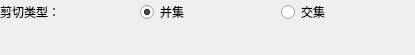
<ui version="4.0">
 <class>qMRMLClipNodeWidget</class>
 <widget class="qMRMLWidget" name="qMRMLClipNodeWidget">
  <property name="geometry">
   <rect>
    <x>0</x>
    <y>0</y>
    <width>415</width>
    <height>55</height>
   </rect>
  </property>
  <property name="windowTitle">
   <string>剪切</string>
  </property>
  <layout class="QGridLayout" name="gridLayout">
   <property name="leftMargin">
    <number>0</number>
   </property>
   <property name="topMargin">
    <number>0</number>
   </property>
   <property name="rightMargin">
    <number>0</number>
   </property>
   <property name="bottomMargin">
    <number>0</number>
   </property>
   <item row="0" column="2">
    <widget class="QRadioButton" name="IntersectionRadioButton">
     <property name="toolTip">
      <string>使用由切片平面定义的正空间和/或负空间的交集来剪切模型。</string>
     </property>
     <property name="text">
      <string>交集</string>
     </property>
     <property name="icon">
      <iconset resource="../qMRMLWidgets.qrc">
       <normaloff>:/Icons/ClippingIntersection.png</normaloff>:/Icons/ClippingIntersection.png</iconset>
     </property>
    </widget>
   </item>
   <item row="0" column="1">
    <widget class="QRadioButton" name="UnionRadioButton">
     <property name="toolTip">
      <string>使用由切片平面定义的正空间和/或负空间的并集来剪切模型。</string>
     </property>
     <property name="text">
      <string>并集</string>
     </property>
     <property name="icon">
      <iconset resource="../qMRMLWidgets.qrc">
       <normaloff>:/Icons/ClippingUnion.png</normaloff>:/Icons/ClippingUnion.png</iconset>
     </property>
     <property name="checked">
      <bool>true</bool>
     </property>
    </widget>
   </item>
   <item row="0" column="0">
    <widget class="QLabel" name="ClippingTypeLabel">
     <property name="toolTip">
      <string>当使用多个切片平面时，此选项控制使用正空间和/或负空间的并集或交集来剪切模型。模型中选定空间内的部分被保留，选定空间外的部分被剪切掉。</string>
     </property>
     <property name="text">
      <string>剪切类型：</string>
     </property>
    </widget>
   </item>
   <item row="1" column="0" colspan="3">
    <widget class="QFrame" name="ClipNodeFrame">
     <property name="frameShape">
      <enum>QFrame::NoFrame</enum>
     </property>
     <property name="frameShadow">
      <enum>QFrame::Plain</enum>
     </property>
     <layout class="QVBoxLayout" name="verticalLayout">
      <property name="leftMargin">
       <number>0</number>
      </property>
      <property name="topMargin">
       <number>0</number>
      </property>
      <property name="rightMargin">
       <number>0</number>
      </property>
      <property name="bottomMargin">
       <number>0</number>
      </property>
     </layout>
    </widget>
   </item>
  </layout>
 </widget>
 <customwidgets>
  <customwidget>
   <class>qMRMLWidget</class>
   <extends>QWidget</extends>
   <header>qMRMLWidget.h</header>
   <container>1</container>
  </customwidget>
 </customwidgets>
 <resources>
  <include location="../qMRMLWidgets.qrc" />
 </resources>
 <connections />
</ui>
